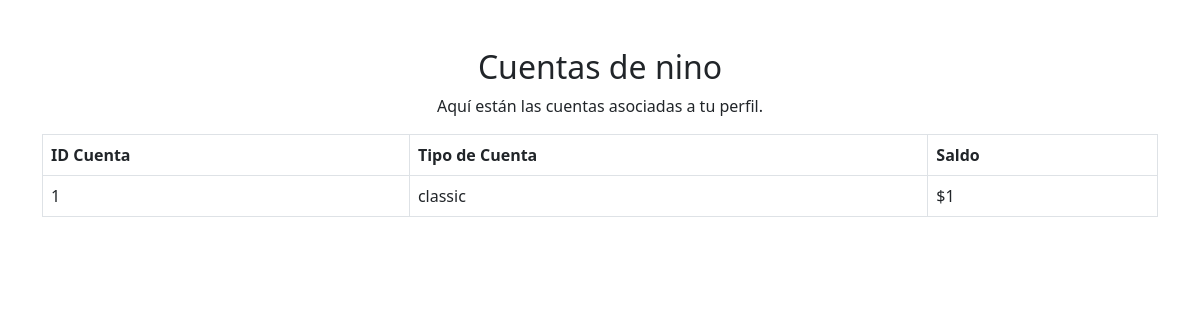
Page /cuentas/list/ (signed in) on the committed database.
### cuentas/models.py (models this page shows, shortened)
class CustomerAccount(models.Model):
    customer_account_id = models.AutoField(primary_key=True)
    customer_account_balance = models.IntegerField()
    fk_customer_account_customer = models.ForeignKey(Customer, on_delete=models.CASCADE, db_column='fk_customer_account_customer_id')
    fk_customer_account_account_type = models.ForeignKey(AccountType, on_delete=models.CASCADE, db_column='fk_customer_account_account_type_id')
    class Meta:
        db_table = 'CustomerAccount'

class AccountType(models.Model):
    account_type_id = models.AutoField(primary_key=True)
    account_type_name = models.CharField(max_length=50)
    account_type_currency = models.CharField(max_length=10)
    class Meta:
        db_table = 'AccountType'

### cuentas/views.py (the view)
# urls.py: path('list/', views.client_accounts, name='list_accounts'),
@login_required
def client_accounts(request):
    customer = Customer.objects.get(user=request.user)
    accounts = CustomerAccount.objects.filter(fk_customer_account_customer=customer)
    return render(request, 'mis_cuentas.html', {'accounts': accounts})

### cuentas/templates/mis_cuentas.html (shortened to what this page needs)
<!DOCTYPE html>
<html lang="es">
<head>
    <link href="https://cdn.jsdelivr.net/npm/bootstrap@5.3.0/dist/css/bootstrap.min.css" rel="stylesheet">
</head>
<body>
<div class="container mt-5">
    <h2 class="text-center">Cuentas de {{ user.username }}</h2>
    <p class="text-center">Aquí están las cuentas asociadas a tu perfil.</p>
    <div class="table-responsive">
        <table class="table table-bordered">
            <thead>
                <tr>
                    <th>ID Cuenta</th>
                    <th>Tipo de Cuenta</th>
                    <th>Saldo</th>
                </tr>
            </thead>
            <tbody>
                {% for account in accounts %}
                    <tr>
                        <td>{{ account.customer_account_id }}</td>
                        <td>{{ account.fk_customer_account_account_type.account_type_name }}</td>
                        <td>${{ account.customer_account_balance }}</td>
                    </tr>
                {% empty %}
                    <tr>
                        <td colspan="4" class="text-center">No tienes cuentas asociadas.</td>
                    </tr>
                {% endfor %}
            </tbody>
        </table>
    </div>
</div>
</body>
</html>

### rows in the picture
CustomerAccount: customer_account_id "1", fk_customer_account_account_type.account_type_name "classic", customer_account_balance "1"

### other values in the picture
{{ user.username }} "nino"
